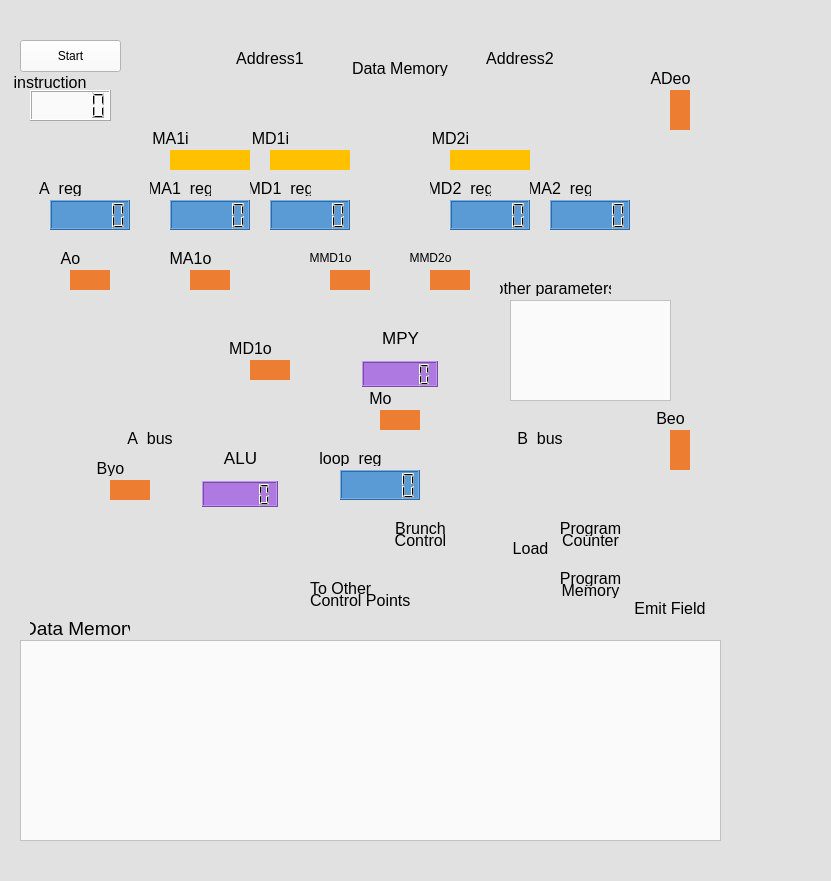
<?xml version="1.0" encoding="UTF-8"?>
<ui version="4.0">
 <class>MainWindow</class>
 <widget class="QMainWindow" name="MainWindow">
  <property name="geometry">
   <rect>
    <x>0</x>
    <y>0</y>
    <width>831</width>
    <height>881</height>
   </rect>
  </property>
  <property name="font">
   <font>
    <pointsize>10</pointsize>
   </font>
  </property>
  <property name="windowTitle">
   <string>MainWindow</string>
  </property>
  <property name="layoutDirection">
   <enum>Qt::LeftToRight</enum>
  </property>
  <property name="styleSheet">
   <string notr="true">background-color: rgb(225, 225, 225)</string>
  </property>
  <widget class="QWidget" name="centralwidget">
   <widget class="QPushButton" name="pushButton_start">
    <property name="geometry">
     <rect>
      <x>20</x>
      <y>40</y>
      <width>101</width>
      <height>32</height>
     </rect>
    </property>
    <property name="font">
     <font>
      <weight>50</weight>
      <bold>false</bold>
     </font>
    </property>
    <property name="styleSheet">
     <string notr="true">color: rgb(0,0,0);
background-color: rgb(250, 250, 250);
</string>
    </property>
    <property name="text">
     <string>Start</string>
    </property>
   </widget>
   <widget class="QLCDNumber" name="lcdNumber_instruction">
    <property name="geometry">
     <rect>
      <x>30</x>
      <y>90</y>
      <width>81</width>
      <height>31</height>
     </rect>
    </property>
    <property name="font">
     <font>
      <weight>75</weight>
      <bold>true</bold>
     </font>
    </property>
    <property name="styleSheet">
     <string notr="true">color: rgb(0, 0, 0);
background-color: rgb(250,250, 250)</string>
    </property>
   </widget>
   <widget class="QLabel" name="label_background">
    <property name="geometry">
     <rect>
      <x>0</x>
      <y>5</y>
      <width>850</width>
      <height>650</height>
     </rect>
    </property>
    <property name="styleSheet">
     <string notr="true"/>
    </property>
    <property name="text">
     <string/>
    </property>
   </widget>
   <widget class="QLCDNumber" name="lcdNumber_reg_MD1">
    <property name="geometry">
     <rect>
      <x>270</x>
      <y>200</y>
      <width>80</width>
      <height>30</height>
     </rect>
    </property>
    <property name="font">
     <font>
      <weight>75</weight>
      <bold>true</bold>
     </font>
    </property>
    <property name="styleSheet">
     <string notr="true">color: rgb(0, 0, 0);
background-color: rgb(91, 155, 213);</string>
    </property>
   </widget>
   <widget class="QLCDNumber" name="lcdNumber_reg_MA1">
    <property name="geometry">
     <rect>
      <x>170</x>
      <y>200</y>
      <width>80</width>
      <height>30</height>
     </rect>
    </property>
    <property name="font">
     <font>
      <weight>75</weight>
      <bold>true</bold>
     </font>
    </property>
    <property name="styleSheet">
     <string notr="true">color: rgb(0, 0, 0);
background-color: rgb(91, 155, 213);</string>
    </property>
   </widget>
   <widget class="QLCDNumber" name="lcdNumber_reg_A">
    <property name="geometry">
     <rect>
      <x>50</x>
      <y>200</y>
      <width>80</width>
      <height>30</height>
     </rect>
    </property>
    <property name="font">
     <font>
      <weight>75</weight>
      <bold>true</bold>
     </font>
    </property>
    <property name="styleSheet">
     <string notr="true">color: rgb(0, 0, 0);
background-color: rgb(91, 155, 213);</string>
    </property>
   </widget>
   <widget class="QLCDNumber" name="lcdNumber_reg_MD2">
    <property name="geometry">
     <rect>
      <x>450</x>
      <y>200</y>
      <width>80</width>
      <height>30</height>
     </rect>
    </property>
    <property name="font">
     <font>
      <weight>75</weight>
      <bold>true</bold>
     </font>
    </property>
    <property name="styleSheet">
     <string notr="true">color: rgb(0, 0, 0);
background-color: rgb(91, 155, 213);</string>
    </property>
   </widget>
   <widget class="QLCDNumber" name="lcdNumber_reg_MA2">
    <property name="geometry">
     <rect>
      <x>550</x>
      <y>200</y>
      <width>80</width>
      <height>30</height>
     </rect>
    </property>
    <property name="font">
     <font>
      <weight>75</weight>
      <bold>true</bold>
     </font>
    </property>
    <property name="styleSheet">
     <string notr="true">color: rgb(0, 0, 0);
background-color: rgb(91, 155, 213);</string>
    </property>
   </widget>
   <widget class="QLabel" name="label_sel_MA1i">
    <property name="geometry">
     <rect>
      <x>170</x>
      <y>150</y>
      <width>80</width>
      <height>20</height>
     </rect>
    </property>
    <property name="styleSheet">
     <string notr="true">background-color: rgb(255, 192, 0);</string>
    </property>
    <property name="text">
     <string/>
    </property>
   </widget>
   <widget class="QLabel" name="label_sel_MD1i">
    <property name="geometry">
     <rect>
      <x>270</x>
      <y>150</y>
      <width>80</width>
      <height>20</height>
     </rect>
    </property>
    <property name="styleSheet">
     <string notr="true">background-color: rgb(255, 192, 0);</string>
    </property>
    <property name="text">
     <string/>
    </property>
   </widget>
   <widget class="QLabel" name="label_sel_MD2i">
    <property name="geometry">
     <rect>
      <x>450</x>
      <y>150</y>
      <width>80</width>
      <height>20</height>
     </rect>
    </property>
    <property name="styleSheet">
     <string notr="true">background-color: rgb(255, 192, 0);</string>
    </property>
    <property name="text">
     <string/>
    </property>
   </widget>
   <widget class="QLabel" name="label_out_MA1o">
    <property name="geometry">
     <rect>
      <x>190</x>
      <y>270</y>
      <width>40</width>
      <height>20</height>
     </rect>
    </property>
    <property name="styleSheet">
     <string notr="true">background-color: rgb(237, 125, 49)</string>
    </property>
    <property name="text">
     <string/>
    </property>
   </widget>
   <widget class="QLabel" name="label_out_MMD1o">
    <property name="geometry">
     <rect>
      <x>330</x>
      <y>270</y>
      <width>40</width>
      <height>20</height>
     </rect>
    </property>
    <property name="styleSheet">
     <string notr="true">background-color: rgb(237, 125, 49)</string>
    </property>
    <property name="text">
     <string/>
    </property>
   </widget>
   <widget class="QLabel" name="label_out_Ao">
    <property name="geometry">
     <rect>
      <x>70</x>
      <y>270</y>
      <width>40</width>
      <height>20</height>
     </rect>
    </property>
    <property name="styleSheet">
     <string notr="true">background-color: rgb(237, 125, 49)</string>
    </property>
    <property name="text">
     <string/>
    </property>
   </widget>
   <widget class="QLabel" name="label_out_MMD2o">
    <property name="geometry">
     <rect>
      <x>430</x>
      <y>270</y>
      <width>40</width>
      <height>20</height>
     </rect>
    </property>
    <property name="styleSheet">
     <string notr="true">background-color: rgb(237, 125, 49)</string>
    </property>
    <property name="text">
     <string/>
    </property>
   </widget>
   <widget class="QLabel" name="label_out_MD1o">
    <property name="geometry">
     <rect>
      <x>250</x>
      <y>360</y>
      <width>40</width>
      <height>20</height>
     </rect>
    </property>
    <property name="styleSheet">
     <string notr="true">background-color: rgb(237, 125, 49)</string>
    </property>
    <property name="text">
     <string/>
    </property>
   </widget>
   <widget class="QLabel" name="label_out_Mo">
    <property name="geometry">
     <rect>
      <x>380</x>
      <y>410</y>
      <width>40</width>
      <height>20</height>
     </rect>
    </property>
    <property name="styleSheet">
     <string notr="true">background-color: rgb(237, 125, 49)</string>
    </property>
    <property name="text">
     <string/>
    </property>
   </widget>
   <widget class="QLabel" name="label_out_Byo">
    <property name="geometry">
     <rect>
      <x>110</x>
      <y>480</y>
      <width>40</width>
      <height>20</height>
     </rect>
    </property>
    <property name="styleSheet">
     <string notr="true">background-color: rgb(237, 125, 49)</string>
    </property>
    <property name="text">
     <string/>
    </property>
   </widget>
   <widget class="QLabel" name="label_out_ADeo">
    <property name="geometry">
     <rect>
      <x>670</x>
      <y>90</y>
      <width>20</width>
      <height>40</height>
     </rect>
    </property>
    <property name="styleSheet">
     <string notr="true">background-color: rgb(237, 125, 49)</string>
    </property>
    <property name="text">
     <string/>
    </property>
   </widget>
   <widget class="QLabel" name="label_out_Beo">
    <property name="geometry">
     <rect>
      <x>670</x>
      <y>430</y>
      <width>20</width>
      <height>40</height>
     </rect>
    </property>
    <property name="styleSheet">
     <string notr="true">background-color: rgb(237, 125, 49)</string>
    </property>
    <property name="text">
     <string/>
    </property>
   </widget>
   <widget class="QLCDNumber" name="lcdNumber_reg_loop">
    <property name="geometry">
     <rect>
      <x>340</x>
      <y>470</y>
      <width>80</width>
      <height>30</height>
     </rect>
    </property>
    <property name="font">
     <font>
      <weight>75</weight>
      <bold>true</bold>
     </font>
    </property>
    <property name="styleSheet">
     <string notr="true">color: rgb(0, 0, 0);
background-color: rgb(91, 155, 213);</string>
    </property>
   </widget>
   <widget class="QLabel" name="label_text_A_reg">
    <property name="geometry">
     <rect>
      <x>30</x>
      <y>180</y>
      <width>61</width>
      <height>16</height>
     </rect>
    </property>
    <property name="font">
     <font>
      <pointsize>12</pointsize>
     </font>
    </property>
    <property name="styleSheet">
     <string notr="true">color: rgb(0, 0, 0);
background-color: rgba(255, 255, 255, 0);</string>
    </property>
    <property name="text">
     <string>A_reg</string>
    </property>
    <property name="alignment">
     <set>Qt::AlignCenter</set>
    </property>
   </widget>
   <widget class="QLabel" name="label_text_MA1_reg">
    <property name="geometry">
     <rect>
      <x>150</x>
      <y>180</y>
      <width>61</width>
      <height>16</height>
     </rect>
    </property>
    <property name="font">
     <font>
      <pointsize>12</pointsize>
     </font>
    </property>
    <property name="styleSheet">
     <string notr="true">color: rgb(0, 0, 0);
background-color: rgba(255, 255, 255, 0);</string>
    </property>
    <property name="text">
     <string>MA1_reg</string>
    </property>
    <property name="alignment">
     <set>Qt::AlignCenter</set>
    </property>
   </widget>
   <widget class="QLabel" name="label_text_MD1_reg">
    <property name="geometry">
     <rect>
      <x>250</x>
      <y>180</y>
      <width>61</width>
      <height>16</height>
     </rect>
    </property>
    <property name="font">
     <font>
      <pointsize>12</pointsize>
     </font>
    </property>
    <property name="styleSheet">
     <string notr="true">color: rgb(0, 0, 0);
background-color: rgba(255, 255, 255, 0);</string>
    </property>
    <property name="text">
     <string>MD1_reg</string>
    </property>
    <property name="alignment">
     <set>Qt::AlignCenter</set>
    </property>
   </widget>
   <widget class="QLabel" name="label_text_MD2_reg">
    <property name="geometry">
     <rect>
      <x>430</x>
      <y>180</y>
      <width>61</width>
      <height>16</height>
     </rect>
    </property>
    <property name="font">
     <font>
      <pointsize>12</pointsize>
     </font>
    </property>
    <property name="styleSheet">
     <string notr="true">color: rgb(0, 0, 0);
background-color: rgba(255, 255, 255, 0);</string>
    </property>
    <property name="text">
     <string>MD2_reg</string>
    </property>
    <property name="alignment">
     <set>Qt::AlignCenter</set>
    </property>
   </widget>
   <widget class="QLabel" name="label_text_MA2_reg">
    <property name="geometry">
     <rect>
      <x>530</x>
      <y>180</y>
      <width>61</width>
      <height>16</height>
     </rect>
    </property>
    <property name="font">
     <font>
      <pointsize>12</pointsize>
     </font>
    </property>
    <property name="styleSheet">
     <string notr="true">color: rgb(0, 0, 0);
background-color: rgba(255, 255, 255, 0);</string>
    </property>
    <property name="text">
     <string>MA2_reg</string>
    </property>
    <property name="alignment">
     <set>Qt::AlignCenter</set>
    </property>
   </widget>
   <widget class="QLabel" name="label_text_loop_reg">
    <property name="geometry">
     <rect>
      <x>320</x>
      <y>450</y>
      <width>61</width>
      <height>16</height>
     </rect>
    </property>
    <property name="font">
     <font>
      <pointsize>12</pointsize>
     </font>
    </property>
    <property name="styleSheet">
     <string notr="true">color: rgb(0, 0, 0);
background-color: rgba(255, 255, 255, 0);</string>
    </property>
    <property name="text">
     <string>loop_reg</string>
    </property>
    <property name="alignment">
     <set>Qt::AlignCenter</set>
    </property>
   </widget>
   <widget class="QLabel" name="label_text_MA1i">
    <property name="geometry">
     <rect>
      <x>140</x>
      <y>130</y>
      <width>61</width>
      <height>16</height>
     </rect>
    </property>
    <property name="font">
     <font>
      <pointsize>12</pointsize>
     </font>
    </property>
    <property name="styleSheet">
     <string notr="true">color: rgb(0, 0, 0);
background-color: rgba(255, 255, 255, 0);</string>
    </property>
    <property name="text">
     <string>MA1i</string>
    </property>
    <property name="alignment">
     <set>Qt::AlignCenter</set>
    </property>
   </widget>
   <widget class="QLabel" name="label_text_MD1i">
    <property name="geometry">
     <rect>
      <x>240</x>
      <y>130</y>
      <width>61</width>
      <height>16</height>
     </rect>
    </property>
    <property name="font">
     <font>
      <pointsize>12</pointsize>
     </font>
    </property>
    <property name="styleSheet">
     <string notr="true">color: rgb(0, 0, 0);
background-color: rgba(255, 255, 255, 0);</string>
    </property>
    <property name="text">
     <string>MD1i</string>
    </property>
    <property name="alignment">
     <set>Qt::AlignCenter</set>
    </property>
   </widget>
   <widget class="QLabel" name="label_text_MDi2">
    <property name="geometry">
     <rect>
      <x>420</x>
      <y>130</y>
      <width>61</width>
      <height>16</height>
     </rect>
    </property>
    <property name="font">
     <font>
      <pointsize>12</pointsize>
     </font>
    </property>
    <property name="styleSheet">
     <string notr="true">color: rgb(0, 0, 0);
background-color: rgba(255, 255, 255, 0);</string>
    </property>
    <property name="text">
     <string>MD2i</string>
    </property>
    <property name="alignment">
     <set>Qt::AlignCenter</set>
    </property>
   </widget>
   <widget class="QLabel" name="label_text_Ao">
    <property name="geometry">
     <rect>
      <x>40</x>
      <y>250</y>
      <width>61</width>
      <height>16</height>
     </rect>
    </property>
    <property name="font">
     <font>
      <pointsize>12</pointsize>
     </font>
    </property>
    <property name="styleSheet">
     <string notr="true">color: rgb(0, 0, 0);
background-color: rgba(255, 255, 255, 0);</string>
    </property>
    <property name="text">
     <string>Ao</string>
    </property>
    <property name="alignment">
     <set>Qt::AlignCenter</set>
    </property>
   </widget>
   <widget class="QLabel" name="label_text_MA1o">
    <property name="geometry">
     <rect>
      <x>160</x>
      <y>250</y>
      <width>61</width>
      <height>16</height>
     </rect>
    </property>
    <property name="font">
     <font>
      <pointsize>12</pointsize>
     </font>
    </property>
    <property name="styleSheet">
     <string notr="true">color: rgb(0, 0, 0);
background-color: rgba(255, 255, 255, 0);</string>
    </property>
    <property name="text">
     <string>MA1o</string>
    </property>
    <property name="alignment">
     <set>Qt::AlignCenter</set>
    </property>
   </widget>
   <widget class="QLabel" name="label_text_MMD1o">
    <property name="geometry">
     <rect>
      <x>300</x>
      <y>250</y>
      <width>61</width>
      <height>16</height>
     </rect>
    </property>
    <property name="font">
     <font>
      <pointsize>9</pointsize>
     </font>
    </property>
    <property name="styleSheet">
     <string notr="true">color: rgb(0, 0, 0);
background-color: rgba(255, 255, 255, 0);</string>
    </property>
    <property name="text">
     <string>MMD1o</string>
    </property>
    <property name="alignment">
     <set>Qt::AlignCenter</set>
    </property>
   </widget>
   <widget class="QLabel" name="label_text_MMD2o">
    <property name="geometry">
     <rect>
      <x>400</x>
      <y>250</y>
      <width>61</width>
      <height>16</height>
     </rect>
    </property>
    <property name="font">
     <font>
      <pointsize>9</pointsize>
     </font>
    </property>
    <property name="styleSheet">
     <string notr="true">color: rgb(0, 0, 0);
background-color: rgba(255, 255, 255, 0);</string>
    </property>
    <property name="text">
     <string>MMD2o</string>
    </property>
    <property name="alignment">
     <set>Qt::AlignCenter</set>
    </property>
   </widget>
   <widget class="QLabel" name="label_text_MD1o">
    <property name="geometry">
     <rect>
      <x>220</x>
      <y>340</y>
      <width>61</width>
      <height>16</height>
     </rect>
    </property>
    <property name="font">
     <font>
      <pointsize>12</pointsize>
     </font>
    </property>
    <property name="styleSheet">
     <string notr="true">color: rgb(0, 0, 0);
background-color: rgba(255, 255, 255, 0);</string>
    </property>
    <property name="text">
     <string>MD1o</string>
    </property>
    <property name="alignment">
     <set>Qt::AlignCenter</set>
    </property>
   </widget>
   <widget class="QLabel" name="label_text_Mo">
    <property name="geometry">
     <rect>
      <x>350</x>
      <y>390</y>
      <width>61</width>
      <height>16</height>
     </rect>
    </property>
    <property name="font">
     <font>
      <pointsize>12</pointsize>
     </font>
    </property>
    <property name="styleSheet">
     <string notr="true">color: rgb(0, 0, 0);
background-color: rgba(255, 255, 255, 0);</string>
    </property>
    <property name="text">
     <string>Mo</string>
    </property>
    <property name="alignment">
     <set>Qt::AlignCenter</set>
    </property>
   </widget>
   <widget class="QLabel" name="label_text_Byo">
    <property name="geometry">
     <rect>
      <x>80</x>
      <y>460</y>
      <width>61</width>
      <height>16</height>
     </rect>
    </property>
    <property name="font">
     <font>
      <pointsize>12</pointsize>
     </font>
    </property>
    <property name="styleSheet">
     <string notr="true">color: rgb(0, 0, 0);
background-color: rgba(255, 255, 255, 0);</string>
    </property>
    <property name="text">
     <string>Byo</string>
    </property>
    <property name="alignment">
     <set>Qt::AlignCenter</set>
    </property>
   </widget>
   <widget class="QLabel" name="label_text_Beo">
    <property name="geometry">
     <rect>
      <x>640</x>
      <y>410</y>
      <width>61</width>
      <height>16</height>
     </rect>
    </property>
    <property name="font">
     <font>
      <pointsize>12</pointsize>
     </font>
    </property>
    <property name="styleSheet">
     <string notr="true">color: rgb(0, 0, 0);
background-color: rgba(255, 255, 255, 0);</string>
    </property>
    <property name="text">
     <string>Beo</string>
    </property>
    <property name="alignment">
     <set>Qt::AlignCenter</set>
    </property>
   </widget>
   <widget class="QLabel" name="label_text_Adeo">
    <property name="geometry">
     <rect>
      <x>640</x>
      <y>70</y>
      <width>61</width>
      <height>16</height>
     </rect>
    </property>
    <property name="font">
     <font>
      <pointsize>12</pointsize>
     </font>
    </property>
    <property name="styleSheet">
     <string notr="true">color: rgb(0, 0, 0);
background-color: rgba(255, 255, 255, 0);</string>
    </property>
    <property name="text">
     <string>ADeo</string>
    </property>
    <property name="alignment">
     <set>Qt::AlignCenter</set>
    </property>
   </widget>
   <widget class="QLabel" name="label_text_MPY">
    <property name="geometry">
     <rect>
      <x>370</x>
      <y>330</y>
      <width>61</width>
      <height>16</height>
     </rect>
    </property>
    <property name="font">
     <font>
      <pointsize>13</pointsize>
     </font>
    </property>
    <property name="styleSheet">
     <string notr="true">color: rgb(0, 0, 0);
background-color: rgba(255, 255, 255, 0);</string>
    </property>
    <property name="text">
     <string>MPY</string>
    </property>
    <property name="alignment">
     <set>Qt::AlignCenter</set>
    </property>
   </widget>
   <widget class="QLabel" name="label_text_ALU">
    <property name="geometry">
     <rect>
      <x>210</x>
      <y>450</y>
      <width>61</width>
      <height>16</height>
     </rect>
    </property>
    <property name="font">
     <font>
      <pointsize>13</pointsize>
     </font>
    </property>
    <property name="styleSheet">
     <string notr="true">color: rgb(0, 0, 0);
background-color: rgba(255, 255, 255, 0);</string>
    </property>
    <property name="text">
     <string>ALU</string>
    </property>
    <property name="alignment">
     <set>Qt::AlignCenter</set>
    </property>
   </widget>
   <widget class="QLabel" name="label_text_BC_1">
    <property name="geometry">
     <rect>
      <x>390</x>
      <y>520</y>
      <width>61</width>
      <height>16</height>
     </rect>
    </property>
    <property name="font">
     <font>
      <pointsize>12</pointsize>
     </font>
    </property>
    <property name="styleSheet">
     <string notr="true">color: rgb(0, 0, 0);
background-color: rgba(255, 255, 255, 0);</string>
    </property>
    <property name="text">
     <string>Brunch</string>
    </property>
    <property name="alignment">
     <set>Qt::AlignCenter</set>
    </property>
   </widget>
   <widget class="QLabel" name="label_text_BC_2">
    <property name="geometry">
     <rect>
      <x>390</x>
      <y>532</y>
      <width>61</width>
      <height>16</height>
     </rect>
    </property>
    <property name="font">
     <font>
      <pointsize>12</pointsize>
     </font>
    </property>
    <property name="styleSheet">
     <string notr="true">color: rgb(0, 0, 0);
background-color: rgba(255, 255, 255, 0);</string>
    </property>
    <property name="text">
     <string>Control</string>
    </property>
    <property name="alignment">
     <set>Qt::AlignCenter</set>
    </property>
   </widget>
   <widget class="QLabel" name="label_text_PC_1">
    <property name="geometry">
     <rect>
      <x>560</x>
      <y>520</y>
      <width>61</width>
      <height>16</height>
     </rect>
    </property>
    <property name="font">
     <font>
      <pointsize>12</pointsize>
     </font>
    </property>
    <property name="styleSheet">
     <string notr="true">color: rgb(0, 0, 0);
background-color: rgba(255, 255, 255, 0);</string>
    </property>
    <property name="text">
     <string>Program</string>
    </property>
    <property name="alignment">
     <set>Qt::AlignCenter</set>
    </property>
   </widget>
   <widget class="QLabel" name="label_text_PC_2">
    <property name="geometry">
     <rect>
      <x>560</x>
      <y>532</y>
      <width>61</width>
      <height>16</height>
     </rect>
    </property>
    <property name="font">
     <font>
      <pointsize>12</pointsize>
     </font>
    </property>
    <property name="styleSheet">
     <string notr="true">color: rgb(0, 0, 0);
background-color: rgba(255, 255, 255, 0);</string>
    </property>
    <property name="text">
     <string>Counter</string>
    </property>
    <property name="alignment">
     <set>Qt::AlignCenter</set>
    </property>
   </widget>
   <widget class="QLabel" name="label_text_PM_1">
    <property name="geometry">
     <rect>
      <x>560</x>
      <y>570</y>
      <width>61</width>
      <height>16</height>
     </rect>
    </property>
    <property name="font">
     <font>
      <pointsize>12</pointsize>
     </font>
    </property>
    <property name="styleSheet">
     <string notr="true">color: rgb(0, 0, 0);
background-color: rgba(255, 255, 255, 0);</string>
    </property>
    <property name="text">
     <string>Program</string>
    </property>
    <property name="alignment">
     <set>Qt::AlignCenter</set>
    </property>
   </widget>
   <widget class="QLabel" name="label_text_PM_2">
    <property name="geometry">
     <rect>
      <x>560</x>
      <y>582</y>
      <width>61</width>
      <height>16</height>
     </rect>
    </property>
    <property name="font">
     <font>
      <pointsize>12</pointsize>
     </font>
    </property>
    <property name="styleSheet">
     <string notr="true">color: rgb(0, 0, 0);
background-color: rgba(255, 255, 255, 0);</string>
    </property>
    <property name="text">
     <string>Memory</string>
    </property>
    <property name="alignment">
     <set>Qt::AlignCenter</set>
    </property>
   </widget>
   <widget class="QLabel" name="label_text_DM">
    <property name="geometry">
     <rect>
      <x>350</x>
      <y>60</y>
      <width>100</width>
      <height>16</height>
     </rect>
    </property>
    <property name="font">
     <font>
      <pointsize>12</pointsize>
     </font>
    </property>
    <property name="styleSheet">
     <string notr="true">color: rgb(0, 0, 0);
background-color: rgba(255, 255, 255, 0);</string>
    </property>
    <property name="text">
     <string>Data Memory</string>
    </property>
    <property name="alignment">
     <set>Qt::AlignCenter</set>
    </property>
   </widget>
   <widget class="QLabel" name="label_text_Address1">
    <property name="geometry">
     <rect>
      <x>220</x>
      <y>50</y>
      <width>100</width>
      <height>16</height>
     </rect>
    </property>
    <property name="font">
     <font>
      <pointsize>12</pointsize>
     </font>
    </property>
    <property name="styleSheet">
     <string notr="true">color: rgb(0, 0, 0);
background-color: rgba(255, 255, 255, 0);</string>
    </property>
    <property name="text">
     <string>Address1</string>
    </property>
    <property name="alignment">
     <set>Qt::AlignCenter</set>
    </property>
   </widget>
   <widget class="QLabel" name="label_text_Address2">
    <property name="geometry">
     <rect>
      <x>470</x>
      <y>50</y>
      <width>100</width>
      <height>16</height>
     </rect>
    </property>
    <property name="font">
     <font>
      <pointsize>12</pointsize>
     </font>
    </property>
    <property name="styleSheet">
     <string notr="true">color: rgb(0, 0, 0);
background-color: rgba(255, 255, 255, 0);</string>
    </property>
    <property name="text">
     <string>Address2</string>
    </property>
    <property name="alignment">
     <set>Qt::AlignCenter</set>
    </property>
   </widget>
   <widget class="QLabel" name="label_text_A_bus">
    <property name="geometry">
     <rect>
      <x>100</x>
      <y>430</y>
      <width>100</width>
      <height>16</height>
     </rect>
    </property>
    <property name="font">
     <font>
      <pointsize>12</pointsize>
     </font>
    </property>
    <property name="styleSheet">
     <string notr="true">color: rgb(0, 0, 0);
background-color: rgba(255, 255, 255, 0);</string>
    </property>
    <property name="text">
     <string>A_bus</string>
    </property>
    <property name="alignment">
     <set>Qt::AlignCenter</set>
    </property>
   </widget>
   <widget class="QLabel" name="label_text_B_bus">
    <property name="geometry">
     <rect>
      <x>490</x>
      <y>430</y>
      <width>100</width>
      <height>16</height>
     </rect>
    </property>
    <property name="font">
     <font>
      <pointsize>12</pointsize>
     </font>
    </property>
    <property name="styleSheet">
     <string notr="true">color: rgb(0, 0, 0);
background-color: rgba(255, 255, 255, 0);</string>
    </property>
    <property name="text">
     <string>B_bus</string>
    </property>
    <property name="alignment">
     <set>Qt::AlignCenter</set>
    </property>
   </widget>
   <widget class="QLabel" name="label_text_Load">
    <property name="geometry">
     <rect>
      <x>500</x>
      <y>540</y>
      <width>61</width>
      <height>16</height>
     </rect>
    </property>
    <property name="font">
     <font>
      <pointsize>12</pointsize>
     </font>
    </property>
    <property name="styleSheet">
     <string notr="true">color: rgb(0, 0, 0);
background-color: rgba(255, 255, 255, 0);</string>
    </property>
    <property name="text">
     <string>Load</string>
    </property>
    <property name="alignment">
     <set>Qt::AlignCenter</set>
    </property>
   </widget>
   <widget class="QLabel" name="label_text_Emit_Field">
    <property name="geometry">
     <rect>
      <x>620</x>
      <y>600</y>
      <width>100</width>
      <height>16</height>
     </rect>
    </property>
    <property name="font">
     <font>
      <pointsize>12</pointsize>
     </font>
    </property>
    <property name="styleSheet">
     <string notr="true">color: rgb(0, 0, 0);
background-color: rgba(255, 255, 255, 0);</string>
    </property>
    <property name="text">
     <string>Emit Field</string>
    </property>
    <property name="alignment">
     <set>Qt::AlignCenter</set>
    </property>
   </widget>
   <widget class="QLabel" name="label_text_TOCP_1">
    <property name="geometry">
     <rect>
      <x>310</x>
      <y>580</y>
      <width>100</width>
      <height>16</height>
     </rect>
    </property>
    <property name="font">
     <font>
      <pointsize>12</pointsize>
     </font>
    </property>
    <property name="styleSheet">
     <string notr="true">color: rgb(0, 0, 0);
background-color: rgba(255, 255, 255, 0);</string>
    </property>
    <property name="text">
     <string>To Other</string>
    </property>
    <property name="alignment">
     <set>Qt::AlignLeading|Qt::AlignLeft|Qt::AlignVCenter</set>
    </property>
   </widget>
   <widget class="QLabel" name="label_text_TOCP_2">
    <property name="geometry">
     <rect>
      <x>310</x>
      <y>592</y>
      <width>100</width>
      <height>16</height>
     </rect>
    </property>
    <property name="font">
     <font>
      <pointsize>12</pointsize>
     </font>
    </property>
    <property name="styleSheet">
     <string notr="true">color: rgb(0, 0, 0);
background-color: rgba(255, 255, 255, 0);</string>
    </property>
    <property name="text">
     <string>Control Points</string>
    </property>
    <property name="alignment">
     <set>Qt::AlignLeading|Qt::AlignLeft|Qt::AlignVCenter</set>
    </property>
   </widget>
   <widget class="QLabel" name="label_inc_AI1">
    <property name="geometry">
     <rect>
      <x>220</x>
      <y>180</y>
      <width>31</width>
      <height>16</height>
     </rect>
    </property>
    <property name="font">
     <font>
      <pointsize>16</pointsize>
     </font>
    </property>
    <property name="styleSheet">
     <string notr="true">color: rgb(255, 0, 0);
background-color: rgba(255, 255, 255, 0);</string>
    </property>
    <property name="text">
     <string/>
    </property>
    <property name="alignment">
     <set>Qt::AlignCenter</set>
    </property>
   </widget>
   <widget class="QLabel" name="label_inc_AI2">
    <property name="geometry">
     <rect>
      <x>600</x>
      <y>180</y>
      <width>31</width>
      <height>16</height>
     </rect>
    </property>
    <property name="font">
     <font>
      <pointsize>16</pointsize>
     </font>
    </property>
    <property name="styleSheet">
     <string notr="true">color: rgb(255, 0, 0);
background-color: rgba(255, 255, 255, 0);</string>
    </property>
    <property name="text">
     <string/>
    </property>
    <property name="alignment">
     <set>Qt::AlignCenter</set>
    </property>
   </widget>
   <widget class="QLabel" name="label_loop_Lpc">
    <property name="geometry">
     <rect>
      <x>400</x>
      <y>450</y>
      <width>31</width>
      <height>16</height>
     </rect>
    </property>
    <property name="font">
     <font>
      <pointsize>16</pointsize>
     </font>
    </property>
    <property name="styleSheet">
     <string notr="true">color: rgb(255, 0, 0);
background-color: rgba(255, 255, 255, 0);</string>
    </property>
    <property name="text">
     <string/>
    </property>
    <property name="alignment">
     <set>Qt::AlignCenter</set>
    </property>
   </widget>
   <widget class="QLabel" name="label_text_otherParameters">
    <property name="geometry">
     <rect>
      <x>500</x>
      <y>280</y>
      <width>111</width>
      <height>16</height>
     </rect>
    </property>
    <property name="font">
     <font>
      <pointsize>12</pointsize>
     </font>
    </property>
    <property name="styleSheet">
     <string notr="true">color: rgb(0, 0, 0);
background-color: rgba(255, 255, 255, 0);</string>
    </property>
    <property name="text">
     <string>other parameters</string>
    </property>
    <property name="alignment">
     <set>Qt::AlignCenter</set>
    </property>
   </widget>
   <widget class="QTextBrowser" name="textBrowser_otherParameters">
    <property name="geometry">
     <rect>
      <x>510</x>
      <y>300</y>
      <width>161</width>
      <height>101</height>
     </rect>
    </property>
    <property name="font">
     <font>
      <family>Courier</family>
     </font>
    </property>
    <property name="styleSheet">
     <string notr="true">color: rgb(0, 0, 0);
background-color: rgb(250, 250, 250);</string>
    </property>
   </widget>
   <widget class="QLCDNumber" name="lcdNumber_MPY">
    <property name="geometry">
     <rect>
      <x>362</x>
      <y>361</y>
      <width>76</width>
      <height>26</height>
     </rect>
    </property>
    <property name="font">
     <font>
      <weight>75</weight>
      <bold>true</bold>
     </font>
    </property>
    <property name="styleSheet">
     <string notr="true">color: rgb(0, 0, 0);
background-color: rgb(174, 122, 225)</string>
    </property>
   </widget>
   <widget class="QLCDNumber" name="lcdNumber_ALU">
    <property name="geometry">
     <rect>
      <x>202</x>
      <y>481</y>
      <width>76</width>
      <height>26</height>
     </rect>
    </property>
    <property name="font">
     <font>
      <weight>75</weight>
      <bold>true</bold>
     </font>
    </property>
    <property name="styleSheet">
     <string notr="true">color: rgb(0, 0, 0);
background-color: rgb(174, 122, 225)</string>
    </property>
   </widget>
   <widget class="QTextBrowser" name="textBrowser_dataMemory">
    <property name="geometry">
     <rect>
      <x>20</x>
      <y>640</y>
      <width>701</width>
      <height>201</height>
     </rect>
    </property>
    <property name="font">
     <font>
      <family>Courier</family>
      <pointsize>20</pointsize>
     </font>
    </property>
    <property name="styleSheet">
     <string notr="true">color: rgb(0, 0, 0);
background-color: rgb(250, 250, 250);</string>
    </property>
   </widget>
   <widget class="QLabel" name="label_text_DM_2">
    <property name="geometry">
     <rect>
      <x>30</x>
      <y>620</y>
      <width>100</width>
      <height>16</height>
     </rect>
    </property>
    <property name="font">
     <font>
      <pointsize>14</pointsize>
     </font>
    </property>
    <property name="styleSheet">
     <string notr="true">color: rgb(0, 0, 0);
background-color: rgba(255, 255, 255, 0);</string>
    </property>
    <property name="text">
     <string>Data Memory</string>
    </property>
    <property name="alignment">
     <set>Qt::AlignCenter</set>
    </property>
   </widget>
   <widget class="QLabel" name="label_text_Address1_2">
    <property name="geometry">
     <rect>
      <x>0</x>
      <y>74</y>
      <width>100</width>
      <height>16</height>
     </rect>
    </property>
    <property name="font">
     <font>
      <pointsize>12</pointsize>
     </font>
    </property>
    <property name="styleSheet">
     <string notr="true">color: rgb(0, 0, 0);
background-color: rgba(255, 255, 255, 0);</string>
    </property>
    <property name="text">
     <string>instruction</string>
    </property>
    <property name="alignment">
     <set>Qt::AlignCenter</set>
    </property>
   </widget>
   <widget class="QLabel" name="label_build_directry">
    <property name="geometry">
     <rect>
      <x>30</x>
      <y>800</y>
      <width>801</width>
      <height>16</height>
     </rect>
    </property>
    <property name="font">
     <font>
      <pointsize>13</pointsize>
     </font>
    </property>
    <property name="styleSheet">
     <string notr="true">color: rgb(0, 0, 0);
background-color: rgba(255, 255, 255, 0);</string>
    </property>
    <property name="text">
     <string/>
    </property>
    <property name="alignment">
     <set>Qt::AlignLeading|Qt::AlignLeft|Qt::AlignVCenter</set>
    </property>
   </widget>
   <zorder>label_background</zorder>
   <zorder>lcdNumber_instruction</zorder>
   <zorder>pushButton_start</zorder>
   <zorder>lcdNumber_reg_MD1</zorder>
   <zorder>lcdNumber_reg_MA1</zorder>
   <zorder>lcdNumber_reg_A</zorder>
   <zorder>lcdNumber_reg_MD2</zorder>
   <zorder>lcdNumber_reg_MA2</zorder>
   <zorder>label_sel_MA1i</zorder>
   <zorder>label_sel_MD1i</zorder>
   <zorder>label_sel_MD2i</zorder>
   <zorder>label_out_MA1o</zorder>
   <zorder>label_out_MMD1o</zorder>
   <zorder>label_out_Ao</zorder>
   <zorder>label_out_MMD2o</zorder>
   <zorder>label_out_MD1o</zorder>
   <zorder>label_out_Mo</zorder>
   <zorder>label_out_Byo</zorder>
   <zorder>label_out_ADeo</zorder>
   <zorder>label_out_Beo</zorder>
   <zorder>lcdNumber_reg_loop</zorder>
   <zorder>label_text_A_reg</zorder>
   <zorder>label_text_MA1_reg</zorder>
   <zorder>label_text_MD1_reg</zorder>
   <zorder>label_text_MD2_reg</zorder>
   <zorder>label_text_MA2_reg</zorder>
   <zorder>label_text_loop_reg</zorder>
   <zorder>label_text_MA1i</zorder>
   <zorder>label_text_MD1i</zorder>
   <zorder>label_text_MDi2</zorder>
   <zorder>label_text_Ao</zorder>
   <zorder>label_text_MA1o</zorder>
   <zorder>label_text_MMD1o</zorder>
   <zorder>label_text_MMD2o</zorder>
   <zorder>label_text_MD1o</zorder>
   <zorder>label_text_Mo</zorder>
   <zorder>label_text_Byo</zorder>
   <zorder>label_text_Beo</zorder>
   <zorder>label_text_Adeo</zorder>
   <zorder>label_text_MPY</zorder>
   <zorder>label_text_ALU</zorder>
   <zorder>label_text_BC_1</zorder>
   <zorder>label_text_BC_2</zorder>
   <zorder>label_text_PC_1</zorder>
   <zorder>label_text_PC_2</zorder>
   <zorder>label_text_PM_1</zorder>
   <zorder>label_text_PM_2</zorder>
   <zorder>label_text_DM</zorder>
   <zorder>label_text_Address1</zorder>
   <zorder>label_text_Address2</zorder>
   <zorder>label_text_A_bus</zorder>
   <zorder>label_text_B_bus</zorder>
   <zorder>label_text_Load</zorder>
   <zorder>label_text_Emit_Field</zorder>
   <zorder>label_text_TOCP_1</zorder>
   <zorder>label_text_TOCP_2</zorder>
   <zorder>label_inc_AI1</zorder>
   <zorder>label_inc_AI2</zorder>
   <zorder>label_loop_Lpc</zorder>
   <zorder>label_text_otherParameters</zorder>
   <zorder>textBrowser_otherParameters</zorder>
   <zorder>lcdNumber_MPY</zorder>
   <zorder>lcdNumber_ALU</zorder>
   <zorder>textBrowser_dataMemory</zorder>
   <zorder>label_text_DM_2</zorder>
   <zorder>label_text_Address1_2</zorder>
   <zorder>label_build_directry</zorder>
  </widget>
  <widget class="QMenuBar" name="menubar">
   <property name="geometry">
    <rect>
     <x>0</x>
     <y>0</y>
     <width>831</width>
     <height>24</height>
    </rect>
   </property>
  </widget>
  <widget class="QStatusBar" name="statusbar"/>
 </widget>
 <resources/>
 <connections/>
</ui>
